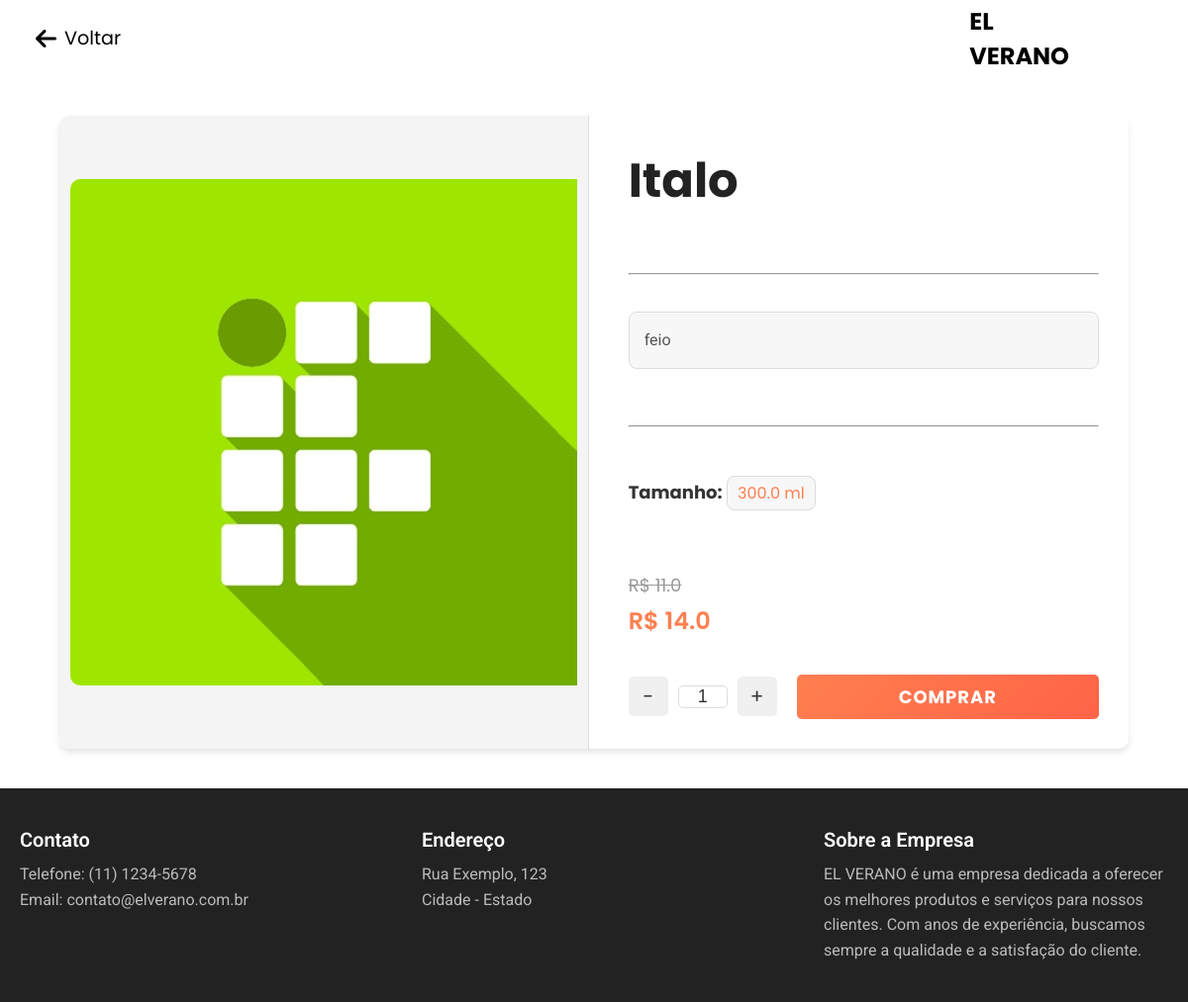
The app's page /item/2 with its own data.
### main.py (models this page shows)
class Produto(db.Model):
    id = db.Column(db.Integer, primary_key=True)
    nome = db.Column(db.String(100), nullable=False)
    descricao = db.Column(db.String(200), nullable=False)
    tamanho = db.Column(db.Float, nullable=False)
    preco = db.Column(db.Float, nullable=False)
    preco_desconto = db.Column(db.Float, nullable=True)
    image = db.Column(db.String(250), nullable=False)
    categoria = db.Column(db.String(50), nullable=False)  # Adicionando a categoria

### main.py (the view)
@app.route('/item/<int:id>')
def item(id):
    produto = Produto.query.get_or_404(id)
    return render_template('item.html', produto=produto)

### templates/item.html (shortened to what this page needs)
<!DOCTYPE html>
<html lang="en">
<head>
    <link rel="stylesheet" href="/static/header-item.css">
    <link rel="stylesheet" href="/static/main-item.css">
    <link rel="stylesheet" href="https://cdnjs.cloudflare.com/ajax/libs/font-awesome/6.7.2/css/all.min.css" />
</head>
<body>
    <header>
        <nav class="nav-bar">
            <div class="nav-left">
                <button class="back-button" onclick="window.location.href='/';">
                    <i class="fa-solid fa-arrow-left"></i> Voltar
                </button>
            </div>
            <div class="logo">
                <h1>EL <br>VERANO</h1>
            </div>
        </nav>
    </header>
    <main>
        <div class="container">
            <div class="div-img">
                <img src="/{{ produto.image }}" alt="{{ produto.nome }}">
            </div>
            <div class="div-texto">
                <div class="titulo">
                    <h1>{{ produto.nome }}</h1>
                </div>
                <hr>
                <div class="descricao">
                    <p>{{ produto.descricao }}</p>
                </div>
                <hr>
                <p class="tamanho"><strong>Tamanho:</strong> <span>{{ produto.tamanho }} ml</span></p>
                <div class="preco">
                    <span class="preco-original">R$ {{ produto.preco | round(2) }}</span>
                    <span class="preco-desconto">R$ {{ produto.preco_desconto | round(2) }}</span>
                </div>
                <div class="buttons">
                    <div class="quantidade-controls">
                        <button id="tirar" class="btn-control">-</button>
                        <input type="text" id="quantidade" value="1" readonly>
                        <button id="botar" class="btn-control">+</button>
                    </div>
                    <a href="{{ url_for('comprar', produto_id=produto.id) }}" class="btn btn-primary">Comprar</a>
                </div>
            </div>
        </div>
    </main>
    <footer>
        <div class="footer-container">
            <div class="footer-section">
                <h3>Contato</h3>
                <p>Telefone: (11) 1234-5678</p>
                <p>Email: contato@elverano.com.br</p>
            </div>
            <div class="footer-section">
                <h3>Endereço</h3>
                <p>Rua Exemplo, 123</p>
                <p>Cidade - Estado</p>
            </div>
            <div class="footer-section">
                <h3>Sobre a Empresa</h3>
                <p>EL VERANO é uma empresa dedicada a oferecer os melhores produtos e serviços para nossos clientes. Com anos de experiência, buscamos sempre a qualidade e a satisfação do cliente.</p>
            </div>
        </div>
    </footer>
</body>
</html>

### static/header-item.css (style rules this page uses)
:root { --cor-primaria: #fff; --cor-secundaria: #f9f9f9; --cor-terciaria: #000000; --cor-quartenaria: #ff7f50; --cor-buttons: linear-gradient(135deg, #ff7f50, #ff6347); --cor-buttons-houver: linear-gradient(135deg, #d2663e, #ef4629); --fonte-principal: 'Roboto', sans-serif; --fonte-secundaria: 'Poppins', sans-serif; }
* { padding: 0; margin: 0; box-sizing: border-box; }
header { position: sticky; top: 0; width: 100%; background-color: var(--cor-primaria); z-index: 3; }
.nav-bar { display: flex; justify-content: space-between; align-items: center; padding: 1.5rem 6rem; font-family: var(--fonte-secundaria); position: relative; }
.nav-left { display: flex; align-items: center; }
.back-button { font-family: var(--fonte-secundaria); background: none; border: none; font-size: 1.2rem; color: var(--cor-terciaria); cursor: pointer; display: flex; align-items: center; gap: 8px; transition: color 0.3s ease; position: relative; left: -60px; }
.back-button i { font-size: 1.5rem; }
.logo { display: flex; justify-content: flex-end; align-items: center; position: absolute; right: 10%; }
.logo h1 { color: var(--cor-terciaria); }

### static/main-item.css (style rules this page uses)
:root { --cor-primaria: #fff; --cor-secundaria: #f9f9f9; --cor-terciaria: #000000; --cor-quartenaria: #ff7f50; --cor-buttons: linear-gradient(135deg, #ff7f50, #ff6347); --cor-buttons-houver: linear-gradient(135deg, #d2663e, #ef4629); --fonte-principal: 'Roboto', sans-serif; --fonte-secundaria: 'Poppins', sans-serif; }
body { background-color: var(--cor-primaria); font-family: 'Roboto', sans-serif; margin: 0; padding: 0; color: #333; }
.container { display: flex; width: 90vw; max-width: 1200px; min-height: 80vh; border-radius: 10px; background-color: var(--cor-primaria); box-shadow: 0 4px 6px rgba(0, 0, 0, 0.1); margin: 40px auto; overflow: hidden; gap: 10px; }
.div-img { width: 50%; display: flex; align-items: center; justify-content: center; background-color: #f4f4f4; border-right: 1px solid #ddd; }
.div-img img { max-width: 100%; max-height: 100%; object-fit: cover; border-radius: 10px 0 0 10px; }
.div-texto { width: 50%; padding: 30px; display: flex; flex-direction: column; justify-content: space-between; }
.titulo { font-family: var(--fonte-secundaria); font-size: 24px; font-weight: 700; color: #222; margin-bottom: 20px; }
.descricao { font-size: 16px; line-height: 1.6; color: #555; background-color: #f7f7f7; border: 1px solid #ddd; border-radius: 8px; padding: 15px; margin-bottom: 20px; }
.tamanho { font-family: var(--fonte-secundaria); font-size: 18px; font-weight: 600; color: #333; padding: 10px 0px; margin-top: 5px; }
.tamanho span { font-size: 16px; color: #ff7f50; font-weight: normal; background-color: #f0f0f0; background-color: #f7f7f7; border: 1px solid #ddd; border-radius: 8px; padding: 5px 10px; }
.preco { font-family: var(--fonte-secundaria); display: flex; flex-direction: column; gap: 5px; margin-top: 20px; }
.preco-original { font-size: 18px; color: #999; text-decoration: line-through; }
.preco-desconto { font-size: 24px; font-weight: 600; color: var(--cor-quartenaria); }
.buttons { display: flex; gap: 20px; }
.quantidade-controls { display: flex; align-items: center; gap: 10px; }
.quantidade-controls .btn-control { font-family: var(--fonte-secundaria); background-color: #f0f0f0; color: #333; border: none; border-radius: 5px; font-size: 20px; width: 40px; height: 40px; cursor: pointer; text-align: center; line-height: 40px; transition: background-color 0.3s ease; }
.quantidade-controls #quantidade { width: 50px; text-align: center; font-size: 18px; border: 1px solid #ddd; border-radius: 5px; background-color: var(--cor-primaria); color: #333; }
.buttons .btn { font-family: var(--fonte-secundaria); background: var(--cor-buttons); flex: 1; height: 45px; border: none; border-radius: 5px; font-size: 18px; font-weight: 700; cursor: pointer; transition: all 0.3s ease; display: flex; justify-content: center; align-items: center; text-transform: uppercase; letter-spacing: 1px; }
a { text-decoration: none; color: var(--cor-primaria); }
footer { background-color: #222; color: var(--cor-primaria); padding: 40px 20px; text-align: left; }
.footer-container { display: flex; justify-content: space-between; max-width: 1200px; margin: 0 auto; gap: 40px; }
.footer-section { width: 30%; }
.footer-section h3 { font-size: 20px; margin-bottom: 10px; font-weight: 600; }
.footer-section p { font-size: 16px; line-height: 1.6; color: #bbb; }

### records on screen
Produto: image (picture), nome "Italo", descricao "feio", tamanho "300.0", preco "11.0", preco_desconto "14.0"
